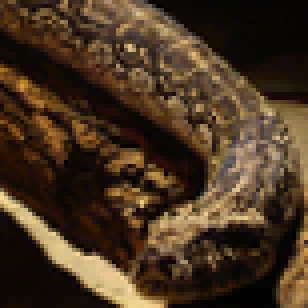
#> input picture studies/computer-graphics/image-processing/data/images/cobra.bmp, 77 x 77 px (shown 4 times larger)
$ jupyter execute --allow-errors reconstrucao_interpolacao.ipynb   (older library calls are emulated)
#> lines starting #> are read from the running program, lines starting #| are printed output that depends on the picture
# Reconstrução por Interpolação

[cell 1]
import numpy as np # operações matemáticas e matriciais
import matplotlib as mpl # funções para apresentação de gráficos e imagens
import matplotlib.pyplot as plt # visualização das imagens e histogramas
from skimage import io # leitura e escrita de imagens
from skimage import transform # funções de transformação

## Lendo a imagem a ser reamostrada

#> (a cell that did not finish here is left out)

## Reamostrando: dobrando a altura e largura da imagem (x2)

#> (a cell that did not finish here is left out)

## Reamostrando: quadruplicando a altura e largura da imagem (x4)

#> (a cell that did not finish here is left out)

## Reamostrando: multiplicando por 8 a altura e largura da imagem (x8)

#> (a cell that did not finish here is left out)

## Reamostrando: multiplicando por 16 a altura e largura da imagem (x16)

#> (a cell that did not finish here is left out)

## Mais exemplos

### Lendo imagem a ser reamostrada

[cell 7]
img = io.imread('data/images/cobra.bmp')
#> img is the input picture: shape (77, 77, 3); mean R, G, B 71.9, 52.6, 33.5
print('Dimensões da imagem:', img.shape)
#| Dimensões da imagem: (77, 77, 3)

# Calculando tamanho da figura para mostrar imagem em tamanho real
height, width, depth = img.shape
#> height = 77; width = 77; depth = 3
dpi = mpl.rcParams['figure.dpi']
figsize = width / float(dpi), height / float(dpi)
#> figsize = (0.77, 0.77)

plt.figure(figsize = figsize)
plt.imshow(img, interpolation=None), plt.title('Imagem Original') # Indicando que o imshow não deve interpolar a imagem (por default interpolação bilinear)
plt.show()

### Reamostrando: dobrando a altura e largura da imagem (x2)

[cell 8]
img_nearest = transform.rescale(img, 2, 0, multichannel=True)
img_bilinear = transform.rescale(img, 2, 1, multichannel=True)
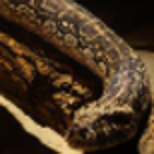
#> img_bilinear: shape (154, 154, 3) float64; mean R, G, B 0.282, 0.206, 0.131
img_bicubic = transform.rescale(img, 2, 3, multichannel=True)
print('Dimensões das imagens:', img_nearest.shape) # As dimensões das imagens reamostradas são as mesmas
#| Dimensões das imagens: (154, 154, 3)

# Calculando tamanho da figura para mostrar imagens em tamanho real
height, width, depth = img_nearest.shape
#> height = 154; width = 154
dpi = mpl.rcParams['figure.dpi']
figsize = (width / float(dpi))*3, height / float(dpi)
#> figsize = (4.62, 1.54)

plt.figure(figsize = figsize)
plt.subplot(1,3,1), plt.imshow(img_nearest, interpolation=None), plt.title('Vizinho mais próximo')
plt.subplot(1,3,2), plt.imshow(img_bilinear, interpolation=None), plt.title('Bilinear')
plt.subplot(1,3,3), plt.imshow(img_bicubic, interpolation=None), plt.title('Bicubico')
plt.show()
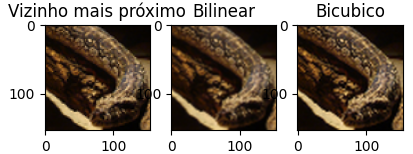
#> figure drawn by matplotlib, 3 panels

### Reamostrando: quadruplicando a altura e largura da imagem (x4)

[cell 9]
img_nearest = transform.rescale(img, 4, 0, multichannel=True)
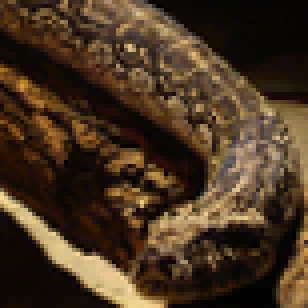
#> img_nearest: shape (308, 308, 3); mean R, G, B 71.9, 52.6, 33.5
img_bilinear = transform.rescale(img, 4, 1, multichannel=True)
#> img_bilinear: shape (308, 308, 3) float64
img_bicubic = transform.rescale(img, 4, 3, multichannel=True)
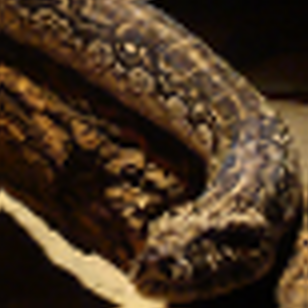
#> img_bicubic: shape (308, 308, 3) float64; mean R, G, B 0.282, 0.206, 0.131
print('Dimensões das imagens:', img_nearest.shape) # As dimensões das imagens reamostradas são as mesmas
#| Dimensões das imagens: (308, 308, 3)

# Calculando tamanho da figura para mostrar imagens em tamanho real
height, width, depth = img_nearest.shape
#> height = 308; width = 308
dpi = mpl.rcParams['figure.dpi']
figsize = (width / float(dpi))*3, height / float(dpi)
#> figsize = (9.24, 3.08)

plt.figure(figsize = figsize)
plt.subplot(1,3,1), plt.imshow(img_nearest, interpolation=None), plt.title('Vizinho mais próximo')
plt.subplot(1,3,2), plt.imshow(img_bilinear, interpolation=None), plt.title('Bilinear')
plt.subplot(1,3,3), plt.imshow(img_bicubic, interpolation=None), plt.title('Bicubico')
plt.show()

### Reamostrando: multiplicando por 8 a altura e largura da imagem (x8)

[cell 10]
img_nearest = transform.rescale(img, 8, 0, multichannel=True)
#> img_nearest: shape (616, 616, 3)
img_bilinear = transform.rescale(img, 8, 1, multichannel=True)
#> img_bilinear: shape (616, 616, 3) float64
img_bicubic = transform.rescale(img, 8, 3, multichannel=True)
#> img_bicubic: shape (616, 616, 3) float64
print('Dimensões das imagens:', img_nearest.shape) # As dimensões das imagens reamostradas são as mesmas
#| Dimensões das imagens: (616, 616, 3)

# Calculando tamanho da figura para mostrar imagens em tamanho real
height, width, depth = img_nearest.shape
#> height = 616; width = 616
dpi = mpl.rcParams['figure.dpi']
figsize = (width / float(dpi))*3, height / float(dpi)

plt.figure(figsize = figsize)
plt.subplot(1,3,1), plt.imshow(img_nearest, interpolation=None), plt.title('Vizinho mais próximo')
plt.subplot(1,3,2), plt.imshow(img_bilinear, interpolation=None), plt.title('Bilinear')
plt.subplot(1,3,3), plt.imshow(img_bicubic, interpolation=None), plt.title('Bicubico')
plt.show()
